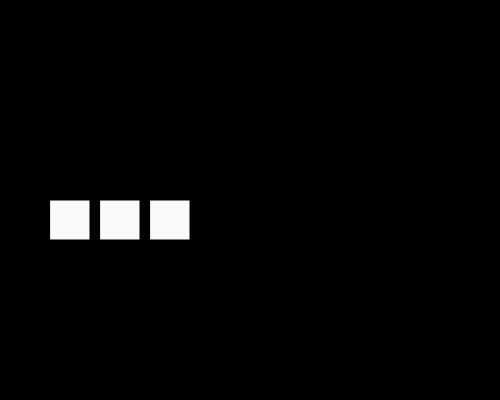
Frame 1 (no input)
Frame 60 (no input): identical to frame 1, image omitted
Frame 120 (the mouse pressed at the canvas centre since frame 60): identical to frame 1, image omitted

The p5.js sketch that drew this single still picture (run headless with seeded random() and noise() and a simulated clock; from frame 60 on, the mouse is pressed at the canvas centre):

// p5.js sketch
// ── sketch.js
function setup() {
  createCanvas(500,400);
}

function draw() {
  background(0);
  fill(250);

var x = 50;
  var count  = 0;


while (count < 3) {
    rect(x, height/2, 40, 40);
    count += 1;
    x += 50;
  }
}
